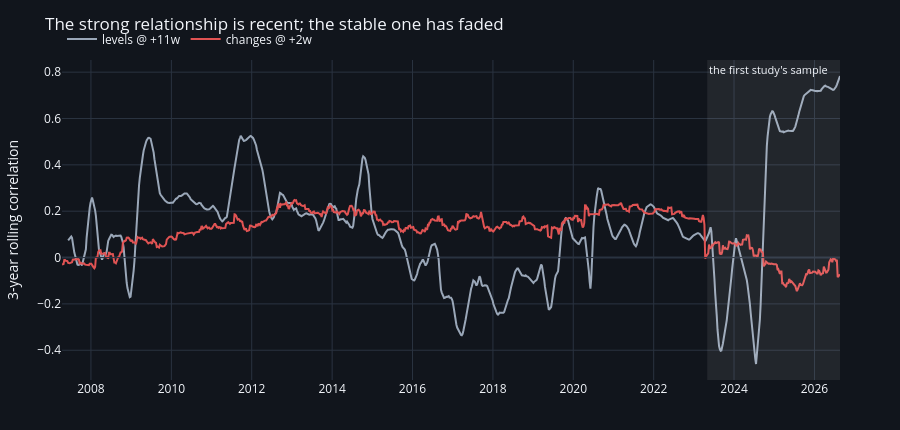

The code cell stored with this chart in its notebook:
### Markdown cell above
### Which window? The most favourable one in two decades.

### Code cell
j = SAMPLES["raw"]
roll_rows = []
for k, tr, lab in ((11, "levels", "levels @ +11w"), (2, "changes", "changes @ +2w")):
    a = j["x"].shift(k) if tr == "levels" else j["x"].diff().shift(k)
    b = j["y"] if tr == "levels" else j["y"].diff()
    rc = a.rolling(156, min_periods=120).corr(b).dropna()
    roll_rows.append((lab, rc))
    print(f"{lab}: 3-year rolling correlation over {len(rc)} windows")
    print(f"  min {rc.min():+.3f}  p25 {rc.quantile(.25):+.3f}  median {rc.median():+.3f}  "
          f"p75 {rc.quantile(.75):+.3f}  max {rc.max():+.3f}  positive in "
          f"{float((rc > 0).mean()):.0%} of windows")
    yr = rc.groupby(rc.index.year).mean().round(2)
    print(f"  by year: {yr.to_dict()}")

fig = go.Figure()
for (lab, rc), colr in zip(roll_rows, (GREY, RED)):
    fig.add_trace(go.Scatter(x=rc.index, y=rc, name=lab, line=dict(color=colr, width=2)))
fig.add_hline(y=0, line=dict(color=GRID, width=1))
fig.add_vrect(x0=pd.Timestamp(CFG.corpus_start), x1=j.index.max(), fillcolor="#ffffff", opacity=0.07,
              line_width=0, annotation_text="the first study's sample",
              annotation_position="top left", annotation_font_size=11)
fig.update_yaxes(title_text="3-year rolling correlation")
style(fig, 430, "The strong relationship is recent; the stable one has faded")
fig.show()
print("The two lines are mirror images. The +11w levels link runs negative through")
print("2016-2019 and reaches its twenty-year maximum in 2025-2026 -- exactly the")
print("window the first study could see. The +2w changes link is positive in 85% of")
print("windows, sits near +0.20 for a decade, and is the one that has gone to zero now.")

### Figure 1 — Plotly figure (JSON) as saved in the notebook; plotly's stock layout.template omitted (floating-point values rounded to 4 significant figures; data arrays with more than 128 entries replaced by an {"elided": "..."} marker saying what was removed)
{"data": [{"line": {"color": "#9aa7b8", "width": 2}, "name": "levels @ +11w", "type": "scatter", "x": {"elided": "1003 str values"}, "y": {"elided": "1003 float values"}}, {"line": {"color": "#e05353", "width": 2}, "name": "changes @ +2w", "type": "scatter", "x": {"elided": "1011 str values"}, "y": {"elided": "1011 float values"}}], "layout": {"annotations": [{"font": {"size": 11}, "showarrow": false, "text": "the first study's sample", "x": "2023-05-02T00:00:00", "xanchor": "left", "xref": "x", "y": 1, "yanchor": "top", "yref": "y domain"}], "font": {"size": 12}, "height": 430, "legend": {"orientation": "h", "x": 0, "y": 1.02, "yanchor": "bottom"}, "margin": {"b": 50, "l": 60, "r": 60, "t": 60}, "paper_bgcolor": "#11151c", "plot_bgcolor": "#11151c", "shapes": [{"line": {"color": "#2a3340", "width": 1}, "type": "line", "x0": 0, "x1": 1, "xref": "x domain", "y0": 0, "y1": 0, "yref": "y"}, {"fillcolor": "#ffffff", "line": {"width": 0}, "opacity": 0.07, "type": "rect", "x0": "2023-05-02T00:00:00", "x1": "2026-08-21T00:00:00", "xref": "x", "y0": 0, "y1": 1, "yref": "y domain"}], "title": {"text": "The strong relationship is recent; the stable one has faded"}, "xaxis": {"gridcolor": "#2a3340", "zerolinecolor": "#2a3340"}, "yaxis": {"gridcolor": "#2a3340", "title": {"text": "3-year rolling correlation"}, "zerolinecolor": "#2a3340"}}}
